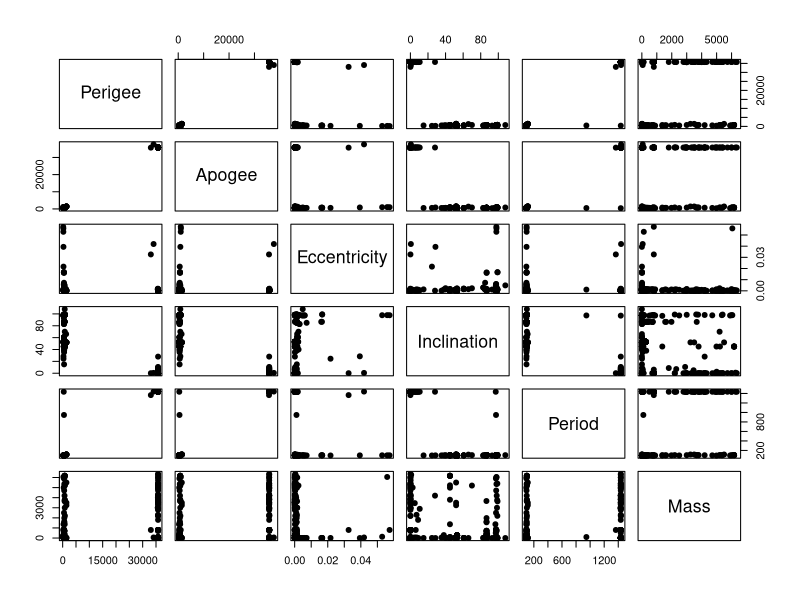
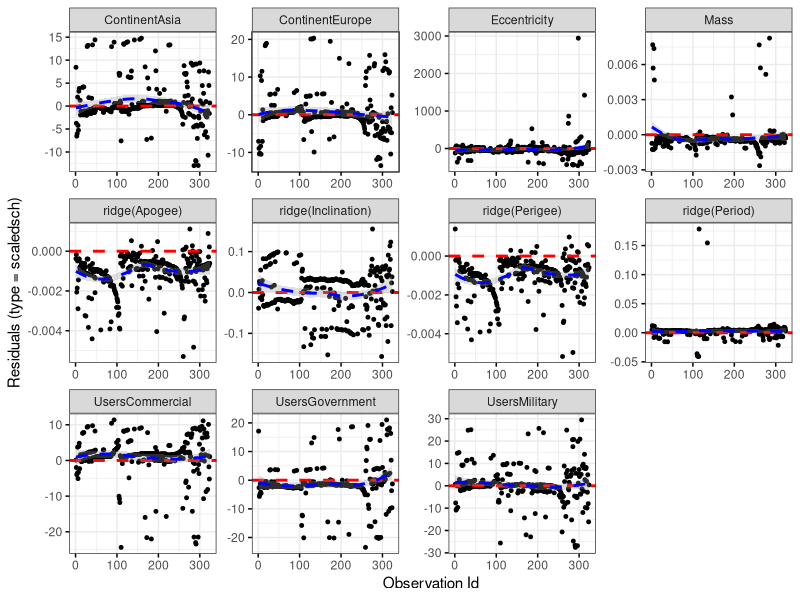
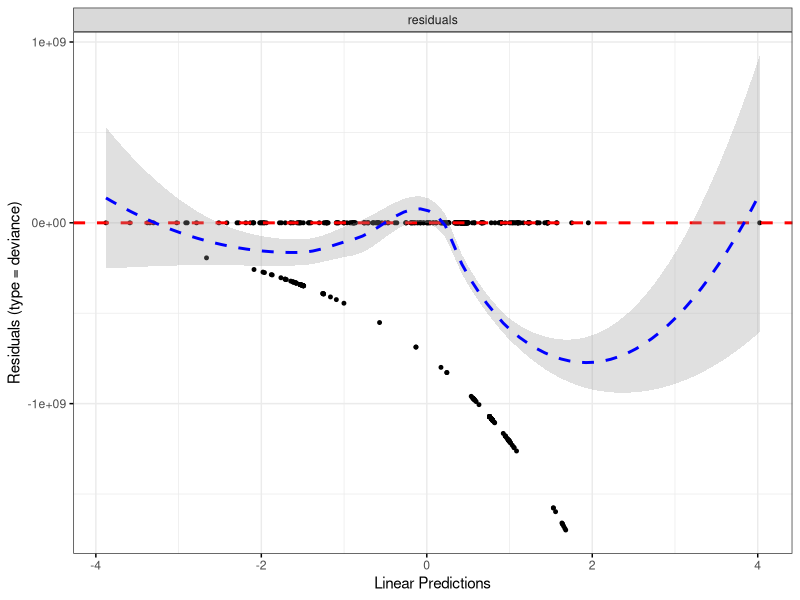
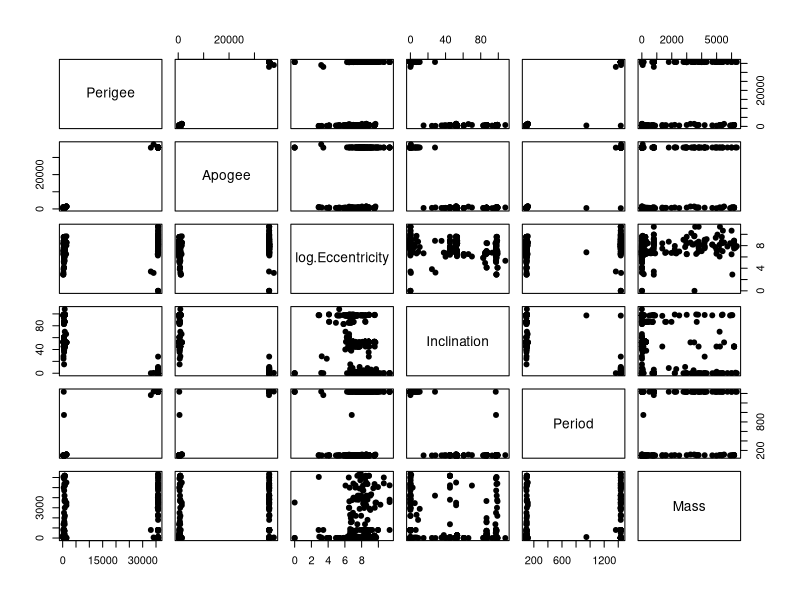
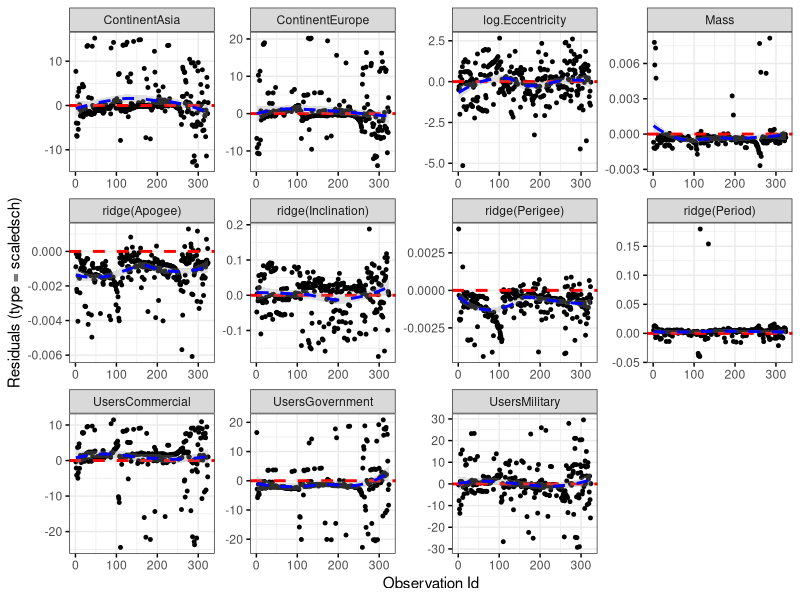
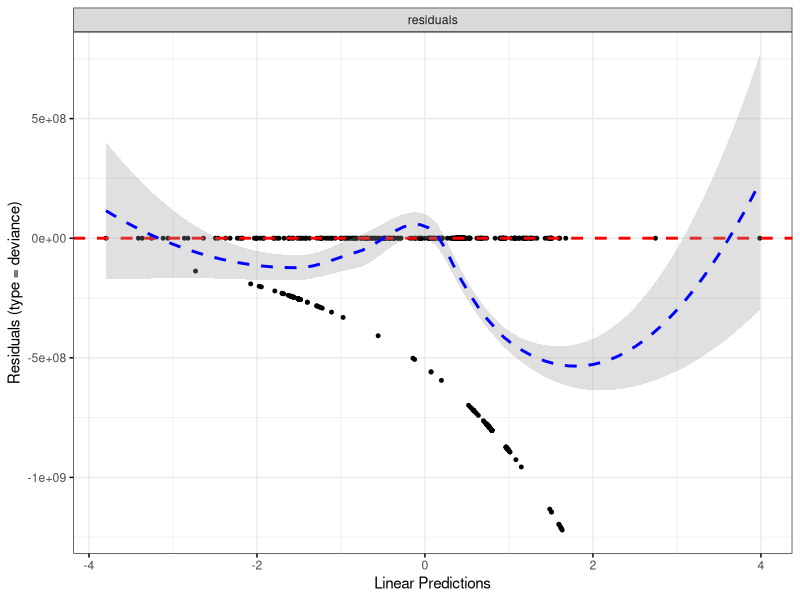

Generate these figures, in order, with R:
## ---- chunk 1
library(readxl)
data <- read_excel("../Dataset/TrainingSet.xlsx", col_names = TRUE)
## ---- chunk 2
library(readxl)
library(survival)
library(survminer)
library(dplyr) 
library(ggplot2)
library(knitr)
library(broom)
library(tidyr)
## ---- chunk 3
summary(data)
## ---- chunk 4
i <- which(data$Purpose == 'Navigation' | data$Orbit == 'Elliptical' | data$Continent == 'Africa' | data$Continent == 'Multinational' | data$Continent == 'Oceania' )
data <- data[-i,]
## ---- chunk 5
table(data$Users, data$Status)
table(data$Purpose, data$Status)
table(data$Orbit, data$Status)
table(data$Continent, data$Status)
table(data$Status)
## ---- chunk 6
covariates.num <- c( "Perigee" ,"Apogee", 'Eccentricity', "Inclination", "Period", "Mass")
data.numeric <-as.matrix(data[,covariates.num])


cor(data.numeric)

pairs(data.numeric, pch = 19)

# Alte correlazioni per: Apogeo - Perigeo, Inclination - Periego, Inclination - Apogeo, Periodo - Perigeo, Periodo Apogeo, Periodo - Inclination

# Metto in ridge Apogeo, Perigeo, Inclination e Periodo per cercare di ridurre collinearità
## ---- chunk 7
time <- data$`Effective Lifetime`
status <- data$Status

# Penalizzazione theta/2 
cox1Ridge <- coxph(Surv(time,status == 'retired') ~ ridge(Apogee, Perigee, Inclination, Period, theta = 0.2) + Mass + Eccentricity + Users + Purpose + Continent + Orbit, data = data)


summary(cox1Ridge)

## ---- chunk 8
test <- cox.zph(cox1Ridge)
test
## ---- chunk 9
time <- data$`Effective Lifetime`
status <- data$Status

# Penalizzazione theta/2 
cox2Ridge <- coxph(Surv(time,status == 'retired') ~ ridge(Apogee, Perigee, Inclination, Period, theta = 0.2) + Mass + Eccentricity + Users + strata(Purpose) + Continent + Orbit, data = data)


summary(cox2Ridge)

## ---- chunk 10
test <- cox.zph(cox2Ridge)
test
## ---- chunk 11
time <- data$`Effective Lifetime`
status <- data$Status

# Penalizzazione theta/2 
cox3Ridge <- coxph(Surv(time,status == 'retired') ~ ridge(Apogee, Perigee, Inclination, Period, theta = 0.1) + Mass + Eccentricity + Users + strata(Purpose) + Continent + strata(Orbit), data = data)


summary(cox3Ridge)

## ---- chunk 12
test <- cox.zph(cox3Ridge)
test
## ---- chunk 13
ggcoxdiagnostics(cox3Ridge, type = "scaledsch")
## ---- chunk 14
ggcoxdiagnostics(cox3Ridge, type = "deviance")

## ---- chunk 15
AIC = AIC(cox3Ridge)
## ---- chunk 16
i <- which(data$Eccentricity == 0)
data$Eccentricity[i] = 1
data$log.Eccentricity <- -log(data$Eccentricity)
## ---- chunk 17
covariates.num <- c( "Perigee" ,"Apogee", 'log.Eccentricity', "Inclination", "Period", "Mass")
data.numeric <-as.matrix(data[,covariates.num])


cor(data.numeric)

pairs(data.numeric, pch = 19)

# Alte correlazioni per: Apogeo - Perigeo, Inclination - Periego, Inclination - Apogeo, Periodo - Perigeo, Periodo Apogeo, Periodo - Inclination

# Metto in ridge Apogeo, Perigeo, Inclination e Periodo per cercare di ridurre collinearità
## ---- chunk 18
time <- data$`Effective Lifetime`
status <- data$Status

# Penalizzazione theta/2 
cox1Ridge <- coxph(Surv(time,status == 'retired') ~ ridge(Apogee, Perigee, Inclination, Period, theta = 0.2) + Mass + log.Eccentricity + Users + Purpose + Continent + Orbit, data = data)


summary(cox1Ridge)

## ---- chunk 19
test <- cox.zph(cox1Ridge)
test
## ---- chunk 20
time <- data$`Effective Lifetime`
status <- data$Status

# Penalizzazione theta/2 
cox2Ridge <- coxph(Surv(time,status == 'retired') ~ ridge(Apogee, Perigee, Inclination, Period, theta = 0.2) + Mass + log.Eccentricity + Users + strata(Purpose) + Continent + Orbit, data = data)


summary(cox2Ridge)

## ---- chunk 21
test <- cox.zph(cox2Ridge)
test
## ---- chunk 22
time <- data$`Effective Lifetime`
status <- data$Status

# Penalizzazione theta/2 
cox3Ridge <- coxph(Surv(time,status == 'retired') ~ ridge(Apogee, Perigee, Inclination, Period, theta = 0.1) + Mass + log.Eccentricity + Users + strata(Purpose) + Continent + strata(Orbit), data = data)


summary(cox3Ridge)

## ---- chunk 23
test <- cox.zph(cox3Ridge)
test
## ---- chunk 24
ggcoxdiagnostics(cox3Ridge, type = "scaledsch")
## ---- chunk 25
ggcoxdiagnostics(cox3Ridge, type = "deviance")

## ---- chunk 26
AIC = AIC(cox3Ridge)

